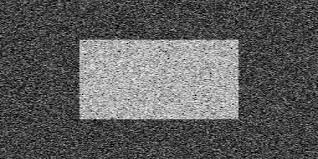
#> input picture Image Denoising/Image Denoising Using Median Filter/noisy.jpg, 318 x 159 px
$ jupyter execute MF.ipynb
#> lines starting #> are read from the running program, lines starting #| are printed output that depends on the picture
[cell 1]
import numpy as np
import cv2

def median_filter_color(image, kernel_size):
    filtered_image = np.zeros_like(image)
    padding = kernel_size // 2

    for channel in range(3):  # Process each color channel separately
        for i in range(padding, image.shape[0] - padding):
            for j in range(padding, image.shape[1] - padding):
                neighborhood = image[i - padding:i + padding + 1, j - padding:j + padding + 1, channel]
                median_value = np.median(neighborhood)
                filtered_image[i, j, channel] = median_value

    return filtered_image

def advanced_median_filter(image, kernel_size, padding_type='zero'):
    if padding_type == 'zero':
        padded_image = np.pad(image, ((kernel_size // 2, kernel_size // 2), (kernel_size // 2, kernel_size // 2), (0, 0)), mode='constant')
    elif padding_type == 'symmetric':
        padded_image = np.pad(image, ((kernel_size // 2, kernel_size // 2), (kernel_size // 2, kernel_size // 2), (0, 0)), mode='symmetric')
    elif padding_type == 'circular':
        padded_image = np.pad(image, ((kernel_size // 2, kernel_size // 2), (kernel_size // 2, kernel_size // 2), (0, 0)), mode='wrap')
    else:
        raise ValueError("Invalid padding type")

    filtered_image = median_filter_color(padded_image, kernel_size)
    return filtered_image

# Load the noisy image
noisy_image = cv2.imread('noisy.jpg')
#> noisy_image is the input picture: shape (159, 318, 3); min 0, max 255, mean 92.6

# Specify the kernel size and padding type
kernel_size = 5
padding_type = 'symmetric'  # Options: 'zero', 'symmetric', 'circular'

# Apply the advanced median filter
denoised_image = advanced_median_filter(noisy_image, kernel_size, padding_type)
#> in advanced_median_filter, `padded_image = np.pad(image, ((kernel_size // 2, kernel_size // 2), (k..`:
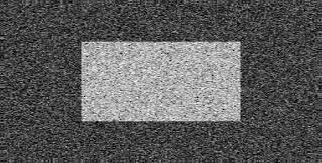
#> padded_image: shape (163, 322, 3); min 0, max 255, mean 91.6
#> after the loop in median_filter_color, `for channel in range(3):`:
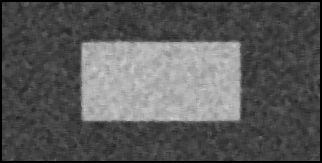
#> filtered_image: shape (163, 322, 3); min 0, max 206, mean 88.9

# Save the denoised image (optional)
cv2.imwrite('denoised_image.jpg', denoised_image)

# Display the noisy and denoised images (optional)
cv2.imshow('Noisy Image', noisy_image)
cv2.imshow('Denoised Image', denoised_image)
cv2.waitKey(0)
cv2.destroyAllWindows()
